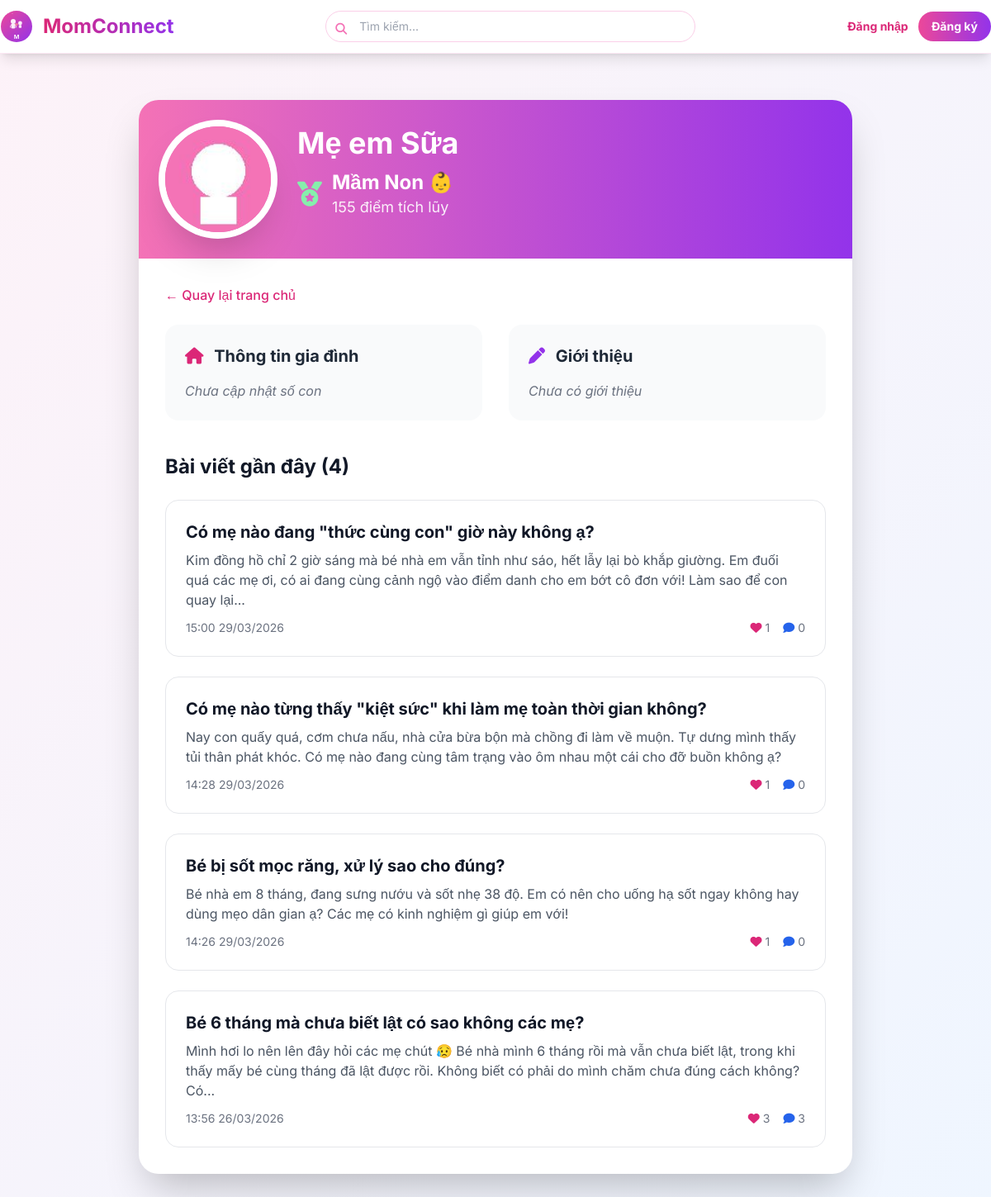
The app's page /user/10, older data.
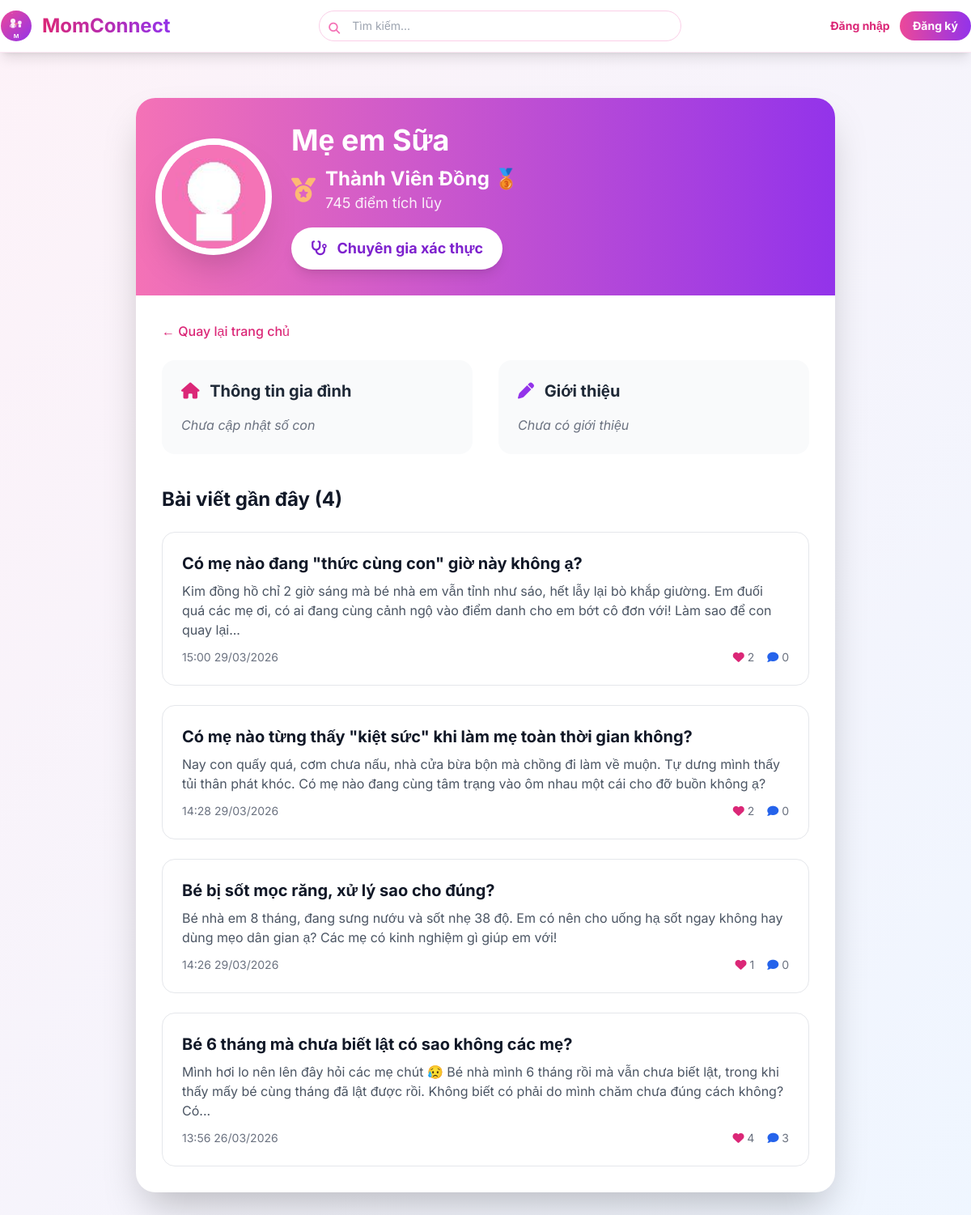
The same page, newer data.
### models.py (models this page shows, shortened)
class User(UserMixin, db.Model):
    __tablename__ = 'users'
    id = db.Column(db.Integer, primary_key=True)
    name = db.Column(db.String(100), nullable=False)
    email = db.Column(db.String(100), unique=True, nullable=False)
    password = db.Column(db.String(200), nullable=False)
    avatar = db.Column(db.String(200), default='default.jpg')
    bio = db.Column(db.Text)
    phone = db.Column(db.String(15), unique=True)  # Số điện thoại
    rating = db.Column(db.Float, default=0.0)  # Trung bình sao (0-5)
    children_count = db.Column(db.Integer, default=0)
    children_ages = db.Column(db.String(100))
    points = db.Column(db.Integer, default=0)
    role = db.Column(db.String(20), default='user')  # user, admin, expert
    is_active = db.Column(db.Boolean, default=True)
    badge = db.Column(db.String(50))  # ← THÊM TRƯỜNG CẤP BẬC
    created_at = db.Column(db.DateTime, default=vietnam_now)
    is_verified_expert = db.Column(db.Boolean, default=False)
    expert_category = db.Column(db.String(50))  # Lĩnh vực chuyên môn
    specialty = db.Column(db.String(100))              # Chuyên môn cụ thể
    experience_years = db.Column(db.Integer)           # Số năm kinh nghiệm
    workplace = db.Column(db.String(200))              # Nơi làm việc
    license_number = db.Column(db.String(100))         # Số chứng chỉ hành nghề
    license_expiry = db.Column(db.Date)                # Ngày hết hạn chứng chỉ
    consultation_fee = db.Column(db.Float)             # Phí tư vấn (VNĐ)
    education = db.Column(db.Text)                     # Học vấn
    certifications = db.Column(db.Text)                # Chứng chỉ (JSON string)
    availability = db.Column(db.String(20), default='available')  # available/busy/offline
    credibility_score = db.Column(db.Float, default=0) # Điểm uy tín
    posts = db.relationship('Post', backref='author', lazy='dynamic')

class Post(db.Model):
    __tablename__ = 'posts'
    id = db.Column(db.Integer, primary_key=True)
    title = db.Column(db.String(200), nullable=False)
    content = db.Column(db.Text, nullable=False)
    images = db.Column(db.Text)
    video = db.Column(db.String(200))
    category = db.Column(db.String(50), default='other')
    post_type = db.Column(db.String(20), default='question')
    is_expert_post = db.Column(db.Boolean, default=False)
    likes = db.Column(db.Integer, default=0)
    comments_count = db.Column(db.Integer, default=0)
    created_at = db.Column(db.DateTime, default=vietnam_now)
    user_id = db.Column(db.Integer, db.ForeignKey('users.id'), nullable=False)
    is_helpful = db.Column(db.Boolean, default=False)
    views = db.Column(db.Integer, default=0)
    rating = db.Column(db.Float, default=0.0)
    rating_count = db.Column(db.Integer, default=0)

### app.py (the view)
@app.route('/user/<int:user_id>')
def user_profile(user_id):
    viewed_user = User.query.get_or_404(user_id)
    posts = Post.query.filter_by(user_id=user_id).order_by(Post.created_at.desc()).limit(20).all()
    friendship_status = 'not_authenticated'
    if current_user.is_authenticated:
        friendship_status = current_user.get_friendship_status(user_id)
    is_own_profile = current_user.is_authenticated and current_user.id == user_id
    return render_template(
        'user_profile.html',
        user=viewed_user,
        posts=posts,
        friendship_status=friendship_status,
        is_own_profile=is_own_profile,
        db=db,
        Post=Post,
        func=func
    )

### app.py (called while the page is built)
@app.template_filter('vietnam_time')
def vietnam_time_filter(dt):
    if dt is None:
        return ""
    if dt.tzinfo is not None:
        dt = dt.astimezone(pytz.timezone('Asia/Ho_Chi_Minh'))
    return dt.strftime('%H:%M %d/%m/%Y')

@app.context_processor
def utility_processor():
    def now():
        return get_vn_now()
    return dict(now=now)

### templates/user_profile.html (shortened to what the changed rows need)
{% extends "base.html" %}
{% block content %}
<div class="max-w-4xl mx-auto px-4 py-8">
    <div class="bg-white rounded-3xl shadow-2xl overflow-hidden">
        <div class="bg-gradient-to-r from-pink-400 to-purple-600 p-8 text-white">
            <div class="flex flex-col md:flex-row items-center gap-8">
                <img src="{{ url_for('static', filename=user.avatar or 'images/default-avatar.png') }}"
                    class="w-32 h-32 rounded-full ring-8 ring-white shadow-2xl object-cover">
                <div class="text-center md:text-left flex-1">
                    <h1 class="text-4xl font-bold mb-3">{{ user.name }}</h1>
                    {% if user.role != 'admin' %}
                    <div class="flex items-center justify-center md:justify-start gap-3 mb-4">
                        <i class="fas fa-medal text-3xl
                            {% if 'Ứng viên Chuyên gia' in user.badge %}text-purple-200
                            {% elif 'Thành Viên Bạc' in user.badge %}text-gray-300
                            {% elif 'Thành Viên Đồng' in user.badge %}text-orange-300
                            {% else %}text-green-300{% endif %}"></i>
                        <div>
                            <p class="text-2xl font-bold">{{ user.badge }}</p>
                            <p class="text-lg opacity-90">{{ user.points }} điểm tích lũy</p>
                        </div>
                    </div>
                    {% endif %}
                    {% if user.is_verified_expert %}
                    <span
                        class="inline-block bg-white text-purple-700 px-6 py-3 rounded-full text-lg font-bold shadow-lg">
                        <i class="fas fa-stethoscope mr-2"></i> Chuyên gia xác thực
                    </span>
                    {% endif %}
                </div>
            </div>
        </div>
        <div class="p-8">
            <h2 class="text-2xl font-bold text-gray-900 mb-6">Bài viết gần đây ({{ posts|length }})</h2>
            {% if posts %}
            <div class="space-y-6">
                {% for post in posts %}
                <div class="border border-gray-200 rounded-2xl p-6 hover:shadow-lg transition">
                    <a href="{{ url_for('post_detail', post_id=post.id) }}" class="block">
                        <h3 class="text-xl font-bold text-gray-900 hover:text-pink-600 mb-2">
                            {{ post.title }}
                        </h3>
                        <p class="text-gray-600 line-clamp-3 mb-3">
                            {{ post.content | truncate(200) }}
                        </p>
                        <div class="flex items-center justify-between text-sm text-gray-500">
                            <span>{{ post.created_at | vietnam_time }}</span>
                            <div class="flex items-center gap-4">
                                <span><i class="fas fa-heart text-pink-600"></i> {{ post.likes }}</span>
                                <span><i class="fas fa-comment text-blue-600"></i> {{ post.comments_count }}</span>
                            </div>
                        </div>
                    </a>
                </div>
                {% endfor %}
            </div>
            {% else %}
            <div class="text-center py-12 bg-gray-50 rounded-2xl">
                <i class="fas fa-feather-alt text-6xl text-gray-300 mb-4"></i>
                <p class="text-xl text-gray-500">Chưa có bài viết nào</p>
            </div>
            {% endif %}
        </div>
    </div>
</div>
{% endblock %}

Row changes from the older to the newer data that the page shows:
changed User "Mẹ em Sữa": badge "Mầm Non 👶" → "Thành Viên Đồng 🥉"; points "155" → "745"; is_verified_expert False → True (drawn)
changed Post "Có mẹ nào đang \"thức cùng con\" giờ này không ạ?": likes "1" → "2"
changed Post "Có mẹ nào từng thấy \"kiệt sức\" khi làm mẹ toàn thời gian không?": likes "1" → "2"
changed Post "Bé 6 tháng mà chưa biết lật có sao không các mẹ?": likes "3" → "4"
Text that changed along with them:
text now shown: "Chuyên gia xác thực"
